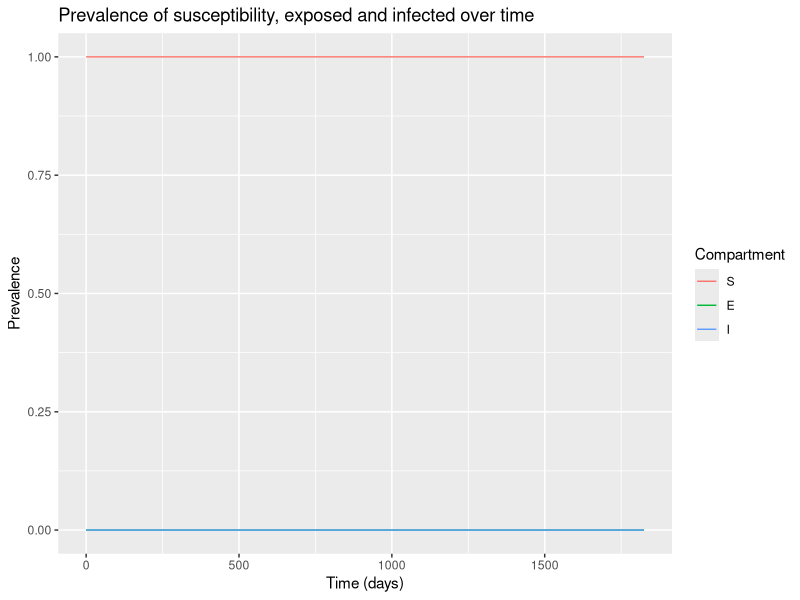

Source code (R):
# LOAD THE PACKAGES:
library(deSolve)
library(reshape2)
library(ggplot2)

# MODEL INPUTS:

# Vector storing the initial number of animals in each compartment (at timestep 0)
initial_state_values <- c(S = 999999,  # the whole population we are modelling is susceptible to infection
                          E = 1, 
                          I = 0)       

# Vector storing the parameters describing the transition rates in units of days^-1
parameters <- c(beta = 0.0276,     # the infection rate in units of years^-1
                delta = 0.0164,     # the latency period in units of years^-1
                u = 0,#death rate
                a = 1/7, #cull due to infection
                b = 0) # birth rate

# TIMESTEPS:

# Vector storing the sequence of timesteps to solve the model at
times <- seq(from = 0, to = 5*365, by = 1)   # from 0 to 100 years in daily intervals

# SEID MODEL FUNCTION: 

# The model function takes as input arguments (in the following order): time, state and parameters
seid_model <- function(time, state, parameters) {  
  
  with(as.list(c(state, parameters)), {  # tell R to unpack variable names from the state and parameters inputs
    
    N <- S + E + I
    lambda <- beta * I/N
    
    # The differential equations
    dS <- -lambda * S - u * S + b * N            
    dE <- lambda * S - delta * E - u * E 
    dI <- delta * E - a * I - u * I
    
    # Return the number of animals in the S, E and I compartments at each timestep 
    # (in the same order as the input state variables)
    return(list(c(dS, dE, dI))) 
  })
  
}

# MODEL OUTPUT (solving the differential equations):

# Solving the differential equations using the ode integration algorithm
output <- as.data.frame(ode(y = initial_state_values, 
                            times = times, 
                            func = seid_model,
                            parms = parameters))

output_long <- melt(as.data.frame(output), id = "time")                  # turn output dataset into long format

# Adding a column for the prevalence proportion to the long-format output
output_long$prevalence <- output_long$value/sum(initial_state_values)

# Plot the prevalence proportion
ggplot(data = output_long,                                               # specify object containing data to plot
       aes(x = time, y = prevalence, colour = variable, group = variable)) +  # assign columns to axes and groups
  geom_line() +                                                          # represent data as lines
  xlab("Time (days)")+                                                   # add label for x axis
  ylab("Prevalence") +                                      # add label for y axis
  labs(colour = "Compartment",                                           # add legend title
       title = "Prevalence of susceptibility, exposed and infected over time")   # add plot title

#R0= beta/(a+u) * (delta+u)/u
